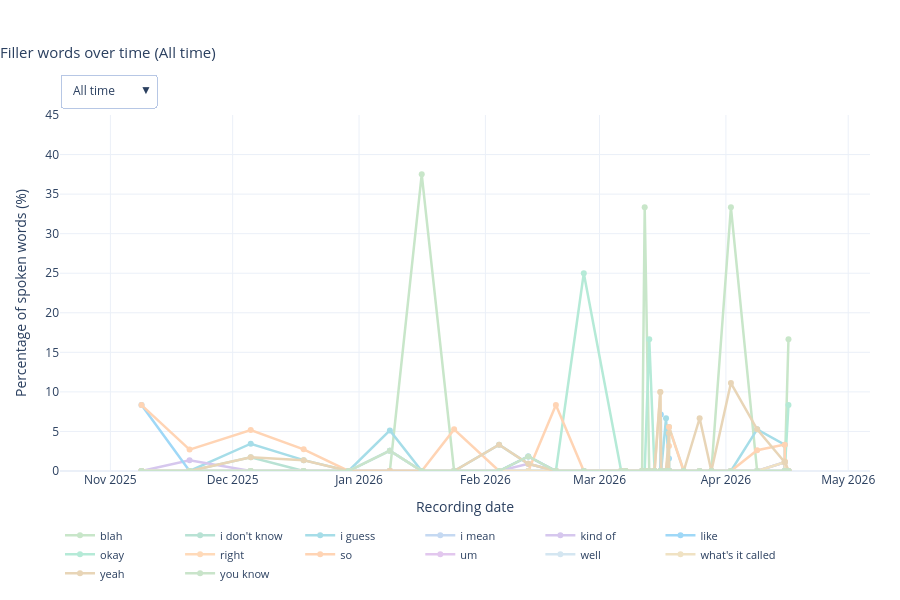

Source (notebook cell):
### Code cell
# Plot 2: Filler words over time as interactive line chart with time frame selector.
import plotly.graph_objects as go
from dateutil.relativedelta import relativedelta
from datetime import timedelta

if not records:
    print('No recordings available to plot.')
else:
    time_ordered_records = sorted(records, key=lambda r: (r['recording_dt'], r['recording_id']))
    today_datetime = datetime.combine(TODAY, datetime.min.time())

    monday_this_week = today_datetime - timedelta(days=today_datetime.weekday())
    sunday_this_week = monday_this_week + timedelta(days=6)
    monday_last_week = monday_this_week - timedelta(days=7)
    sunday_last_week = monday_last_week + timedelta(days=6)

    time_frames = {
        'This week':  ('week',   monday_this_week,                         sunday_this_week),
        'Last week':  ('week',   monday_last_week,                         sunday_last_week),
        'Month':      ('month',  today_datetime.replace(day=1),            today_datetime),
        '6 months':   ('period', today_datetime - relativedelta(months=6), today_datetime),
        'Year':       ('period', today_datetime.replace(month=1, day=1),   today_datetime),
        'All time':   ('all',    None,                                      None),
    }

    XFMT = {
        'This week':  ('%a %d', 86400000),
        'Last week':  ('%a %d', 86400000),
        'Month':      ('%b %d', None),
        '6 months':   ('%b %Y', 'M1'),
        'Year':       ('%b',    'M1'),
        'All time':   ('%b %Y', 'M1'),
    }

    def get_filtered_data(frame_type, start_date, end_date):
        if frame_type == 'all':
            return time_ordered_records
        return [r for r in time_ordered_records if start_date <= r['recording_dt'] <= end_date]

    def xaxis_range(frame_type, start_date, end_date):
        if frame_type == 'all':
            if not time_ordered_records:
                return [None, None]
            dts = [r['recording_dt'] for r in time_ordered_records]
            pad = timedelta(days=20)
            return [(min(dts) - pad).isoformat(), (max(dts) + pad).isoformat()]
        pad = timedelta(days=1)
        return [(start_date - pad).isoformat(), (end_date + pad).isoformat()]

    NO_DATA_ANNOTATION = dict(
        text='No recordings in this timeframe',
        xref='paper', yref='paper',
        x=0.5, y=0.5,
        showarrow=False,
        font=dict(size=17, color='#aaaaaa'),
        xanchor='center', yanchor='middle',
    )

    frame_data = {}
    for frame_name, (frame_type, start_date, end_date) in time_frames.items():
        filtered = get_filtered_data(frame_type, start_date, end_date)
        traces = {}
        max_val = 0.0
        for word in filler_words:
            if filtered:
                dates  = [r['recording_dt'] for r in filtered]
                values = np.array(
                    [100.0 * r['filler_counts'].get(word, 0) / max(r['total_words'], 1)
                     for r in filtered], dtype=float)
                has_data = bool(np.any(values > 0))
                max_val  = max(max_val, float(np.nanmax(values)) if has_data else 0.0)
            else:
                dates, values, has_data = [], np.array([]), False
            traces[word] = {'dates': dates, 'values': values, 'has_data': has_data}
        frame_data[frame_name] = {
            'traces':  traces,
            'y_max':   max(5.0, max_val * 1.2),
            'empty':   len(filtered) == 0,
            'x_range': xaxis_range(frame_type, start_date, end_date),
        }

    default_frame = 'All time'
    default_data  = frame_data[default_frame]

    fig = go.Figure()
    for word in filler_words:
        td = default_data['traces'][word]
        fig.add_trace(go.Scatter(
            x=td['dates'], y=td['values'],
            name=word, mode='lines+markers',
            visible=td['has_data'],
            line=dict(color=word_colors[word], width=2.5),
            marker=dict(size=6),
            hovertemplate='<b>%{x|%b %d, %Y}</b><br>' + word + ': %{y:.2f}%<extra></extra>',
        ))

    timeframe_buttons = []
    for frame_name, (frame_type, start_date, end_date) in time_frames.items():
        fdata = frame_data[frame_name]
        fmt, dtick = XFMT[frame_name]
        new_x       = [fdata['traces'][w]['dates']    for w in filler_words]
        new_y       = [fdata['traces'][w]['values']   for w in filler_words]
        new_visible = [fdata['traces'][w]['has_data'] for w in filler_words]
        layout_update = {
            'title.text':       f'Filler words over time ({frame_name})',
            'xaxis.tickformat': fmt,
            'xaxis.range':      fdata['x_range'],
            'yaxis.range':      [0, fdata['y_max']],
        }
        if dtick is not None:
            layout_update['xaxis.dtick'] = dtick
        else:
            layout_update['xaxis.dtick'] = None
        layout_update['annotations'] = [NO_DATA_ANNOTATION] if fdata['empty'] else []
        timeframe_buttons.append({
            'label': frame_name, 'method': 'update',
            'args': [{'x': new_x, 'y': new_y, 'visible': new_visible}, layout_update],
        })

    default_fmt, default_dtick = XFMT[default_frame]

    fig.update_layout(
        title=dict(text=f'Filler words over time ({default_frame})',
                   x=0.0, xanchor='left', font=dict(size=15)),
        xaxis=dict(title='Recording date', tickformat=default_fmt,
                   dtick=default_dtick, range=default_data['x_range']),
        yaxis=dict(title='Percentage of spoken words (%)', range=[0, default_data['y_max']]),
        template='plotly_white', height=600, hovermode='closest',
        annotations=[] if not default_data['empty'] else [NO_DATA_ANNOTATION],
        legend=dict(orientation='h', yanchor='top', y=-0.14, xanchor='left', x=0, font=dict(size=11)),
        margin=dict(b=110, t=115, l=60, r=30),
        updatemenus=[{
            'buttons': timeframe_buttons, 'active': 5, 'direction': 'down', 'showactive': True,
            'x': 0.0, 'xanchor': 'left', 'y': 1.0, 'yanchor': 'bottom',
            'pad': {'b': 8}, 'bgcolor': 'white', 'bordercolor': '#B7C7E5', 'borderwidth': 1,
        }],
    )
    fig.show()

### Figure 1 — Plotly figure (JSON) as saved in the notebook; plotly's stock layout.template omitted (floating-point values rounded to 4 significant figures; data arrays with more than 128 entries replaced by an {"elided": "..."} marker saying what was removed)
{"data": [{"hovertemplate": "<b>%{x|%b %d, %Y}</b><br>blah: %{y:.2f}%<extra></extra>", "line": {"color": "#C8E6C9", "width": 2.5}, "marker": {"size": 6}, "mode": "lines+markers", "name": "blah", "type": "scatter", "visible": true, "x": ["2025-11-08T15:22:55", "2025-11-20T10:21:43", "2025-12-05T10:20:36", "2025-12-18T09:58:48", "2025-12-29T10:03:11", "2026-01-08T13:32:37", "2026-01-16T09:02:55", "2026-01-24T07:43:31", "2026-02-04T08:37:53", "2026-02-11T12:22:54", "2026-02-18T07:04:36", "2026-02-25T03:17:12", "2026-03-06T07:26:55", "2026-03-07T09:59:50", "2026-03-11T10:33:42", "2026-03-12T01:52:43", "2026-03-13T04:37:51", "2026-03-14T11:58:45", "2026-03-15T21:55:37", "2026-03-16T00:56:19", "2026-03-16T02:34:06", "2026-03-17T07:31:44", "2026-03-18T00:44:47", "2026-03-18T01:06:49", "2026-03-21T15:30:38", "2026-03-25T13:21:29", "2026-03-28T10:22:06", "2026-04-02T05:30:05", "2026-04-08T15:51:49", "2026-04-15T10:22:54", "2026-04-15T10:24:45", "2026-04-16T08:21:40"], "y": [0.0, 0.0, 0.0, 0.0, 0.0, 0.0, 37.5, 0.0, 0.0, 0.0, 0.0, 0.0, 0.0, 0.0, 0.0, 33.33, 0.0, 0.0, 0.0, 0.0, 0.0, 0.0, 0.0, 0.0, 0.0, 0.0, 0.0, 33.33, 0.0, 0.0, 0.0, 16.67]}, {"hovertemplate": "<b>%{x|%b %d, %Y}</b><br>i don't know: %{y:.2f}%<extra></extra>", "line": {"color": "#B8E2D4", "width": 2.5}, "marker": {"size": 6}, "mode": "lines+markers", "name": "i don't know", "type": "scatter", "visible": true, "x": ["2025-11-08T15:22:55", "2025-11-20T10:21:43", "2025-12-05T10:20:36", "2025-12-18T09:58:48", "2025-12-29T10:03:11", "2026-01-08T13:32:37", "2026-01-16T09:02:55", "2026-01-24T07:43:31", "2026-02-04T08:37:53", "2026-02-11T12:22:54", "2026-02-18T07:04:36", "2026-02-25T03:17:12", "2026-03-06T07:26:55", "2026-03-07T09:59:50", "2026-03-11T10:33:42", "2026-03-12T01:52:43", "2026-03-13T04:37:51", "2026-03-14T11:58:45", "2026-03-15T21:55:37", "2026-03-16T00:56:19", "2026-03-16T02:34:06", "2026-03-17T07:31:44", "2026-03-18T00:44:47", "2026-03-18T01:06:49", "2026-03-21T15:30:38", "2026-03-25T13:21:29", "2026-03-28T10:22:06", "2026-04-02T05:30:05", "2026-04-08T15:51:49", "2026-04-15T10:22:54", "2026-04-15T10:24:45", "2026-04-16T08:21:40"], "y": [0.0, 0.0, 1.724, 0.0, 0.0, 0.0, 0.0, 0.0, 0.0, 0.0, 0.0, 0.0, 0.0, 0.0, 0.0, 0.0, 0.0, 0.0, 0.0, 0.0, 0.0, 0.0, 0.0, 0.0, 0.0, 0.0, 0.0, 0.0, 0.0, 0.0, 0.0, 0.0]}, {"hovertemplate": "<b>%{x|%b %d, %Y}</b><br>i guess: %{y:.2f}%<extra></extra>", "line": {"color": "#A6DDE8", "width": 2.5}, "marker": {"size": 6}, "mode": "lines+markers", "name": "i guess", "type": "scatter", "visible": true, "x": ["2025-11-08T15:22:55", "2025-11-20T10:21:43", "2025-12-05T10:20:36", "2025-12-18T09:58:48", "2025-12-29T10:03:11", "2026-01-08T13:32:37", "2026-01-16T09:02:55", "2026-01-24T07:43:31", "2026-02-04T08:37:53", "2026-02-11T12:22:54", "2026-02-18T07:04:36", "2026-02-25T03:17:12", "2026-03-06T07:26:55", "2026-03-07T09:59:50", "2026-03-11T10:33:42", "2026-03-12T01:52:43", "2026-03-13T04:37:51", "2026-03-14T11:58:45", "2026-03-15T21:55:37", "2026-03-16T00:56:19", "2026-03-16T02:34:06", "2026-03-17T07:31:44", "2026-03-18T00:44:47", "2026-03-18T01:06:49", "2026-03-21T15:30:38", "2026-03-25T13:21:29", "2026-03-28T10:22:06", "2026-04-02T05:30:05", "2026-04-08T15:51:49", "2026-04-15T10:22:54", "2026-04-15T10:24:45", "2026-04-16T08:21:40"], "y": [0.0, 0.0, 3.448, 1.37, 0.0, 5.128, 0.0, 0.0, 3.333, 0.9174, 0.0, 0.0, 0.0, 0.0, 0.0, 0.0, 0.0, 0.0, 0.0, 0.0, 0.0, 6.667, 0.0, 0.0, 0.0, 0.0, 0.0, 0.0, 5.263, 3.333, 0.0, 0.0]}, {"hovertemplate": "<b>%{x|%b %d, %Y}</b><br>i mean: %{y:.2f}%<extra></extra>", "line": {"color": "#C5D9F2", "width": 2.5}, "marker": {"size": 6}, "mode": "lines+markers", "name": "i mean", "type": "scatter", "visible": true, "x": ["2025-11-08T15:22:55", "2025-11-20T10:21:43", "2025-12-05T10:20:36", "2025-12-18T09:58:48", "2025-12-29T10:03:11", "2026-01-08T13:32:37", "2026-01-16T09:02:55", "2026-01-24T07:43:31", "2026-02-04T08:37:53", "2026-02-11T12:22:54", "2026-02-18T07:04:36", "2026-02-25T03:17:12", "2026-03-06T07:26:55", "2026-03-07T09:59:50", "2026-03-11T10:33:42", "2026-03-12T01:52:43", "2026-03-13T04:37:51", "2026-03-14T11:58:45", "2026-03-15T21:55:37", "2026-03-16T00:56:19", "2026-03-16T02:34:06", "2026-03-17T07:31:44", "2026-03-18T00:44:47", "2026-03-18T01:06:49", "2026-03-21T15:30:38", "2026-03-25T13:21:29", "2026-03-28T10:22:06", "2026-04-02T05:30:05", "2026-04-08T15:51:49", "2026-04-15T10:22:54", "2026-04-15T10:24:45", "2026-04-16T08:21:40"], "y": [0.0, 0.0, 0.0, 0.0, 0.0, 2.564, 0.0, 0.0, 0.0, 1.835, 0.0, 0.0, 0.0, 0.0, 0.0, 0.0, 0.0, 0.0, 0.0, 0.0, 0.0, 0.0, 0.0, 0.0, 0.0, 0.0, 0.0, 0.0, 0.0, 0.0, 0.0, 0.0]}, {"hovertemplate": "<b>%{x|%b %d, %Y}</b><br>kind of: %{y:.2f}%<extra></extra>", "line": {"color": "#D6C7EE", "width": 2.5}, "marker": {"size": 6}, "mode": "lines+markers", "name": "kind of", "type": "scatter", "visible": true, "x": ["2025-11-08T15:22:55", "2025-11-20T10:21:43", "2025-12-05T10:20:36", "2025-12-18T09:58:48", "2025-12-29T10:03:11", "2026-01-08T13:32:37", "2026-01-16T09:02:55", "2026-01-24T07:43:31", "2026-02-04T08:37:53", "2026-02-11T12:22:54", "2026-02-18T07:04:36", "2026-02-25T03:17:12", "2026-03-06T07:26:55", "2026-03-07T09:59:50", "2026-03-11T10:33:42", "2026-03-12T01:52:43", "2026-03-13T04:37:51", "2026-03-14T11:58:45", "2026-03-15T21:55:37", "2026-03-16T00:56:19", "2026-03-16T02:34:06", "2026-03-17T07:31:44", "2026-03-18T00:44:47", "2026-03-18T01:06:49", "2026-03-21T15:30:38", "2026-03-25T13:21:29", "2026-03-28T10:22:06", "2026-04-02T05:30:05", "2026-04-08T15:51:49", "2026-04-15T10:22:54", "2026-04-15T10:24:45", "2026-04-16T08:21:40"], "y": [0.0, 1.351, 0.0, 0.0, 0.0, 0.0, 0.0, 0.0, 0.0, 0.9174, 0.0, 0.0, 0.0, 0.0, 0.0, 0.0, 0.0, 0.0, 0.0, 0.0, 0.0, 0.0, 0.0, 0.0, 0.0, 0.0, 0.0, 0.0, 0.0, 0.0, 0.0, 0.0]}, {"hovertemplate": "<b>%{x|%b %d, %Y}</b><br>like: %{y:.2f}%<extra></extra>", "line": {"color": "#9FD8F7", "width": 2.5}, "marker": {"size": 6}, "mode": "lines+markers", "name": "like", "type": "scatter", "visible": true, "x": ["2025-11-08T15:22:55", "2025-11-20T10:21:43", "2025-12-05T10:20:36", "2025-12-18T09:58:48", "2025-12-29T10:03:11", "2026-01-08T13:32:37", "2026-01-16T09:02:55", "2026-01-24T07:43:31", "2026-02-04T08:37:53", "2026-02-11T12:22:54", "2026-02-18T07:04:36", "2026-02-25T03:17:12", "2026-03-06T07:26:55", "2026-03-07T09:59:50", "2026-03-11T10:33:42", "2026-03-12T01:52:43", "2026-03-13T04:37:51", "2026-03-14T11:58:45", "2026-03-15T21:55:37", "2026-03-16T00:56:19", "2026-03-16T02:34:06", "2026-03-17T07:31:44", "2026-03-18T00:44:47", "2026-03-18T01:06:49", "2026-03-21T15:30:38", "2026-03-25T13:21:29", "2026-03-28T10:22:06", "2026-04-02T05:30:05", "2026-04-08T15:51:49", "2026-04-15T10:22:54", "2026-04-15T10:24:45", "2026-04-16T08:21:40"], "y": [8.333, 0.0, 0.0, 0.0, 0.0, 0.0, 0.0, 0.0, 0.0, 1.835, 0.0, 0.0, 0.0, 0.0, 0.0, 0.0, 0.0, 0.0, 0.0, 7.143, 0.0, 0.0, 1.587, 0.0, 0.0, 0.0, 0.0, 0.0, 0.0, 1.111, 0.0, 0.0]}, {"hovertemplate": "<b>%{x|%b %d, %Y}</b><br>okay: %{y:.2f}%<extra></extra>", "line": {"color": "#B5EAD7", "width": 2.5}, "marker": {"size": 6}, "mode": "lines+markers", "name": "okay", "type": "scatter", "visible": true, "x": ["2025-11-08T15:22:55", "2025-11-20T10:21:43", "2025-12-05T10:20:36", "2025-12-18T09:58:48", "2025-12-29T10:03:11", "2026-01-08T13:32:37", "2026-01-16T09:02:55", "2026-01-24T07:43:31", "2026-02-04T08:37:53", "2026-02-11T12:22:54", "2026-02-18T07:04:36", "2026-02-25T03:17:12", "2026-03-06T07:26:55", "2026-03-07T09:59:50", "2026-03-11T10:33:42", "2026-03-12T01:52:43", "2026-03-13T04:37:51", "2026-03-14T11:58:45", "2026-03-15T21:55:37", "2026-03-16T00:56:19", "2026-03-16T02:34:06", "2026-03-17T07:31:44", "2026-03-18T00:44:47", "2026-03-18T01:06:49", "2026-03-21T15:30:38", "2026-03-25T13:21:29", "2026-03-28T10:22:06", "2026-04-02T05:30:05", "2026-04-08T15:51:49", "2026-04-15T10:22:54", "2026-04-15T10:24:45", "2026-04-16T08:21:40"], "y": [0.0, 0.0, 0.0, 0.0, 0.0, 2.564, 0.0, 0.0, 0.0, 0.0, 0.0, 25.0, 0.0, 0.0, 0.0, 0.0, 16.67, 0.0, 0.0, 0.0, 0.0, 0.0, 0.0, 5.556, 0.0, 0.0, 0.0, 0.0, 0.0, 0.0, 0.0, 8.333]}, {"hovertemplate": "<b>%{x|%b %d, %Y}</b><br>right: %{y:.2f}%<extra></extra>", "line": {"color": "#FFDAB9", "width": 2.5}, "marker": {"size": 6}, "mode": "lines+markers", "name": "right", "type": "scatter", "visible": true, "x": ["2025-11-08T15:22:55", "2025-11-20T10:21:43", "2025-12-05T10:20:36", "2025-12-18T09:58:48", "2025-12-29T10:03:11", "2026-01-08T13:32:37", "2026-01-16T09:02:55", "2026-01-24T07:43:31", "2026-02-04T08:37:53", "2026-02-11T12:22:54", "2026-02-18T07:04:36", "2026-02-25T03:17:12", "2026-03-06T07:26:55", "2026-03-07T09:59:50", "2026-03-11T10:33:42", "2026-03-12T01:52:43", "2026-03-13T04:37:51", "2026-03-14T11:58:45", "2026-03-15T21:55:37", "2026-03-16T00:56:19", "2026-03-16T02:34:06", "2026-03-17T07:31:44", "2026-03-18T00:44:47", "2026-03-18T01:06:49", "2026-03-21T15:30:38", "2026-03-25T13:21:29", "2026-03-28T10:22:06", "2026-04-02T05:30:05", "2026-04-08T15:51:49", "2026-04-15T10:22:54", "2026-04-15T10:24:45", "2026-04-16T08:21:40"], "y": [0.0, 0.0, 0.0, 0.0, 0.0, 0.0, 0.0, 0.0, 0.0, 0.0, 0.0, 0.0, 0.0, 0.0, 0.0, 0.0, 0.0, 0.0, 10.0, 0.0, 0.0, 0.0, 0.0, 0.0, 0.0, 0.0, 0.0, 0.0, 0.0, 0.0, 0.0, 0.0]}, {"hovertemplate": "<b>%{x|%b %d, %Y}</b><br>so: %{y:.2f}%<extra></extra>", "line": {"color": "#FFD4B4", "width": 2.5}, "marker": {"size": 6}, "mode": "lines+markers", "name": "so", "type": "scatter", "visible": true, "x": ["2025-11-08T15:22:55", "2025-11-20T10:21:43", "2025-12-05T10:20:36", "2025-12-18T09:58:48", "2025-12-29T10:03:11", "2026-01-08T13:32:37", "2026-01-16T09:02:55", "2026-01-24T07:43:31", "2026-02-04T08:37:53", "2026-02-11T12:22:54", "2026-02-18T07:04:36", "2026-02-25T03:17:12", "2026-03-06T07:26:55", "2026-03-07T09:59:50", "2026-03-11T10:33:42", "2026-03-12T01:52:43", "2026-03-13T04:37:51", "2026-03-14T11:58:45", "2026-03-15T21:55:37", "2026-03-16T00:56:19", "2026-03-16T02:34:06", "2026-03-17T07:31:44", "2026-03-18T00:44:47", "2026-03-18T01:06:49", "2026-03-21T15:30:38", "2026-03-25T13:21:29", "2026-03-28T10:22:06", "2026-04-02T05:30:05", "2026-04-08T15:51:49", "2026-04-15T10:22:54", "2026-04-15T10:24:45", "2026-04-16T08:21:40"], "y": [8.333, 2.703, 5.172, 2.74, 0.0, 0.0, 0.0, 5.263, 0.0, 0.0, 8.333, 0.0, 0.0, 0.0, 0.0, 0.0, 0.0, 0.0, 0.0, 0.0, 0.0, 0.0, 3.175, 5.556, 0.0, 0.0, 0.0, 0.0, 2.632, 3.333, 1.19, 0.0]}, {"hovertemplate": "<b>%{x|%b %d, %Y}</b><br>um: %{y:.2f}%<extra></extra>", "line": {"color": "#E2C7EE", "width": 2.5}, "marker": {"size": 6}, "mode": "lines+markers", "name": "um", "type": "scatter", "visible": true, "x": ["2025-11-08T15:22:55", "2025-11-20T10:21:43", "2025-12-05T10:20:36", "2025-12-18T09:58:48", "2025-12-29T10:03:11", "2026-01-08T13:32:37", "2026-01-16T09:02:55", "2026-01-24T07:43:31", "2026-02-04T08:37:53", "2026-02-11T12:22:54", "2026-02-18T07:04:36", "2026-02-25T03:17:12", "2026-03-06T07:26:55", "2026-03-07T09:59:50", "2026-03-11T10:33:42", "2026-03-12T01:52:43", "2026-03-13T04:37:51", "2026-03-14T11:58:45", "2026-03-15T21:55:37", "2026-03-16T00:56:19", "2026-03-16T02:34:06", "2026-03-17T07:31:44", "2026-03-18T00:44:47", "2026-03-18T01:06:49", "2026-03-21T15:30:38", "2026-03-25T13:21:29", "2026-03-28T10:22:06", "2026-04-02T05:30:05", "2026-04-08T15:51:49", "2026-04-15T10:22:54", "2026-04-15T10:24:45", "2026-04-16T08:21:40"], "y": [0.0, 0.0, 0.0, 0.0, 0.0, 0.0, 0.0, 0.0, 0.0, 0.0, 0.0, 0.0, 0.0, 0.0, 0.0, 0.0, 0.0, 0.0, 0.0, 0.0, 0.0, 0.0, 0.0, 0.0, 0.0, 0.0, 0.0, 0.0, 0.0, 1.111, 0.0, 0.0]}, {"hovertemplate": "<b>%{x|%b %d, %Y}</b><br>well: %{y:.2f}%<extra></extra>", "line": {"color": "#D4E6F1", "width": 2.5}, "marker": {"size": 6}, "mode": "lines+markers", "name": "well", "type": "scatter", "visible": true, "x": ["2025-11-08T15:22:55", "2025-11-20T10:21:43", "2025-12-05T10:20:36", "2025-12-18T09:58:48", "2025-12-29T10:03:11", "2026-01-08T13:32:37", "2026-01-16T09:02:55", "2026-01-24T07:43:31", "2026-02-04T08:37:53", "2026-02-11T12:22:54", "2026-02-18T07:04:36", "2026-02-25T03:17:12", "2026-03-06T07:26:55", "2026-03-07T09:59:50", "2026-03-11T10:33:42", "2026-03-12T01:52:43", "2026-03-13T04:37:51", "2026-03-14T11:58:45", "2026-03-15T21:55:37", "2026-03-16T00:56:19", "2026-03-16T02:34:06", "2026-03-17T07:31:44", "2026-03-18T00:44:47", "2026-03-18T01:06:49", "2026-03-21T15:30:38", "2026-03-25T13:21:29", "2026-03-28T10:22:06", "2026-04-02T05:30:05", "2026-04-08T15:51:49", "2026-04-15T10:22:54", "2026-04-15T10:24:45", "2026-04-16T08:21:40"], "y": [0.0, 0.0, 0.0, 0.0, 0.0, 2.564, 0.0, 0.0, 0.0, 0.0, 0.0, 0.0, 0.0, 0.0, 0.0, 0.0, 0.0, 0.0, 0.0, 0.0, 0.0, 0.0, 0.0, 0.0, 0.0, 0.0, 0.0, 0.0, 0.0, 0.0, 0.0, 0.0]}, {"hovertemplate": "<b>%{x|%b %d, %Y}</b><br>what's it called: %{y:.2f}%<extra></extra>", "line": {"color": "#F0E2C3", "width": 2.5}, "marker": {"size": 6}, "mode": "lines+markers", "name": "what's it called", "type": "scatter", "visible": true, "x": ["2025-11-08T15:22:55", "2025-11-20T10:21:43", "2025-12-05T10:20:36", "2025-12-18T09:58:48", "2025-12-29T10:03:11", "2026-01-08T13:32:37", "2026-01-16T09:02:55", "2026-01-24T07:43:31", "2026-02-04T08:37:53", "2026-02-11T12:22:54", "2026-02-18T07:04:36", "2026-02-25T03:17:12", "2026-03-06T07:26:55", "2026-03-07T09:59:50", "2026-03-11T10:33:42", "2026-03-12T01:52:43", "2026-03-13T04:37:51", "2026-03-14T11:58:45", "2026-03-15T21:55:37", "2026-03-16T00:56:19", "2026-03-16T02:34:06", "2026-03-17T07:31:44", "2026-03-18T00:44:47", "2026-03-18T01:06:49", "2026-03-21T15:30:38", "2026-03-25T13:21:29", "2026-03-28T10:22:06", "2026-04-02T05:30:05", "2026-04-08T15:51:49", "2026-04-15T10:22:54", "2026-04-15T10:24:45", "2026-04-16T08:21:40"], "y": [0.0, 0.0, 0.0, 0.0, 0.0, 0.0, 0.0, 0.0, 0.0, 0.0, 0.0, 0.0, 0.0, 0.0, 0.0, 0.0, 0.0, 0.0, 0.0, 0.0, 0.0, 0.0, 0.0, 0.0, 0.0, 0.0, 0.0, 0.0, 0.0, 1.111, 0.0, 0.0]}, {"hovertemplate": "<b>%{x|%b %d, %Y}</b><br>yeah: %{y:.2f}%<extra></extra>", "line": {"color": "#E8D5B7", "width": 2.5}, "marker": {"size": 6}, "mode": "lines+markers", "name": "yeah", "type": "scatter", "visible": true, "x": ["2025-11-08T15:22:55", "2025-11-20T10:21:43", "2025-12-05T10:20:36", "2025-12-18T09:58:48", "2025-12-29T10:03:11", "2026-01-08T13:32:37", "2026-01-16T09:02:55", "2026-01-24T07:43:31", "2026-02-04T08:37:53", "2026-02-11T12:22:54", "2026-02-18T07:04:36", "2026-02-25T03:17:12", "2026-03-06T07:26:55", "2026-03-07T09:59:50", "2026-03-11T10:33:42", "2026-03-12T01:52:43", "2026-03-13T04:37:51", "2026-03-14T11:58:45", "2026-03-15T21:55:37", "2026-03-16T00:56:19", "2026-03-16T02:34:06", "2026-03-17T07:31:44", "2026-03-18T00:44:47", "2026-03-18T01:06:49", "2026-03-21T15:30:38", "2026-03-25T13:21:29", "2026-03-28T10:22:06", "2026-04-02T05:30:05", "2026-04-08T15:51:49", "2026-04-15T10:22:54", "2026-04-15T10:24:45", "2026-04-16T08:21:40"], "y": [0.0, 0.0, 1.724, 1.37, 0.0, 0.0, 0.0, 0.0, 3.333, 0.9174, 0.0, 0.0, 0.0, 0.0, 0.0, 0.0, 0.0, 0.0, 10.0, 0.0, 0.0, 0.0, 4.762, 0.0, 0.0, 6.667, 0.0, 11.11, 5.263, 1.111, 1.19, 0.0]}, {"hovertemplate": "<b>%{x|%b %d, %Y}</b><br>you know: %{y:.2f}%<extra></extra>", "line": {"color": "#C9E4CA", "width": 2.5}, "marker": {"size": 6}, "mode": "lines+markers", "name": "you know", "type": "scatter", "visible": true, "x": ["2025-11-08T15:22:55", "2025-11-20T10:21:43", "2025-12-05T10:20:36", "2025-12-18T09:58:48", "2025-12-29T10:03:11", "2026-01-08T13:32:37", "2026-01-16T09:02:55", "2026-01-24T07:43:31", "2026-02-04T08:37:53", "2026-02-11T12:22:54", "2026-02-18T07:04:36", "2026-02-25T03:17:12", "2026-03-06T07:26:55", "2026-03-07T09:59:50", "2026-03-11T10:33:42", "2026-03-12T01:52:43", "2026-03-13T04:37:51", "2026-03-14T11:58:45", "2026-03-15T21:55:37", "2026-03-16T00:56:19", "2026-03-16T02:34:06", "2026-03-17T07:31:44", "2026-03-18T00:44:47", "2026-03-18T01:06:49", "2026-03-21T15:30:38", "2026-03-25T13:21:29", "2026-03-28T10:22:06", "2026-04-02T05:30:05", "2026-04-08T15:51:49", "2026-04-15T10:22:54", "2026-04-15T10:24:45", "2026-04-16T08:21:40"], "y": [0.0, 0.0, 0.0, 0.0, 0.0, 2.564, 0.0, 0.0, 0.0, 1.835, 0.0, 0.0, 0.0, 0.0, 0.0, 0.0, 0.0, 0.0, 0.0, 0.0, 0.0, 0.0, 0.0, 0.0, 0.0, 0.0, 0.0, 0.0, 0.0, 0.0, 0.0, 0.0]}], "layout": {"height": 600, "hovermode": "closest", "legend": {"font": {"size": 11}, "orientation": "h", "x": 0, "xanchor": "left", "y": -0.14, "yanchor": "top"}, "margin": {"b": 110, "l": 60, "r": 30, "t": 115}, "title": {"font": {"size": 15}, "text": "Filler words over time (All time)", "x": 0, "xanchor": "left"}, "updatemenus": [{"active": 5, "bgcolor": "white", "bordercolor": "#B7C7E5", "borderwidth": 1, "buttons": [{"args": [{"visible": [false, false, false, false, false, false, false, false, false, false, false, false, false, false], "x": [[], [], [], [], [], [], [], [], [], [], [], [], [], []], "y": [[], [], [], [], [], [], [], [], [], [], [], [], [], []]}, {"annotations": [{"font": {"color": "#aaaaaa", "size": 17}, "showarrow": false, "text": "No recordings in this timeframe", "x": 0.5, "xanchor": "center", "xref": "paper", "y": 0.5, "yanchor": "middle", "yref": "paper"}], "title.text": "Filler words over time (This week)", "xaxis.dtick": 86400000, "xaxis.range": ["2026-04-26T00:00:00", "2026-05-04T00:00:00"], "xaxis.tickformat": "%a %d", "yaxis.range": [0, 5]}], "label": "This week", "method": "update"}, {"args": [{"visible": [false, false, false, false, false, false, false, false, false, false, false, false, false, false], "x": [[], [], [], [], [], [], [], [], [], [], [], [], [], []], "y": [[], [], [], [], [], [], [], [], [], [], [], [], [], []]}, {"annotations": [{"font": {"color": "#aaaaaa", "size": 17}, "showarrow": false, "text": "No recordings in this timeframe", "x": 0.5, "xanchor": "center", "xref": "paper", "y": 0.5, "yanchor": "middle", "yref": "paper"}], "title.text": "Filler words over time (Last week)", "xaxis.dtick": 86400000, "xaxis.range": ["2026-04-19T00:00:00", "2026-04-27T00:00:00"], "xaxis.tickformat": "%a %d", "yaxis.range": [0, 5]}], "label": "Last week", "method": "update"}, {"args": [{"visible": [true, false, true, false, false, true, true, false, true, true, false, true, true, false], "x": [["2026-04-02T05:30:05", "2026-04-08T15:51:49", "2026-04-15T10:22:54", "2026-04-15T10:24:45", "2026-04-16T08:21:40"], ["2026-04-02T05:30:05", "2026-04-08T15:51:49", "2026-04-15T10:22:54", "2026-04-15T10:24:45", "2026-04-16T08:21:40"], ["2026-04-02T05:30:05", "2026-04-08T15:51:49", "2026-04-15T10:22:54", "2026-04-15T10:24:45", "2026-04-16T08:21:40"], ["2026-04-02T05:30:05", "2026-04-08T15:51:49", "2026-04-15T10:22:54", "2026-04-15T10:24:45", "2026-04-16T08:21:40"], ["2026-04-02T05:30:05", "2026-04-08T15:51:49", "2026-04-15T10:22:54", "2026-04-15T10:24:45", "2026-04-16T08:21:40"], ["2026-04-02T05:30:05", "2026-04-08T15:51:49", "2026-04-15T10:22:54", "2026-04-15T10:24:45", "2026-04-16T08:21:40"], ["2026-04-02T05:30:05", "2026-04-08T15:51:49", "2026-04-15T10:22:54", "2026-04-15T10:24:45", "2026-04-16T08:21:40"], ["2026-04-02T05:30:05", "2026-04-08T15:51:49", "2026-04-15T10:22:54", "2026-04-15T10:24:45", "2026-04-16T08:21:40"], ["2026-04-02T05:30:05", "2026-04-08T15:51:49", "2026-04-15T10:22:54", "2026-04-15T10:24:45", "2026-04-16T08:21:40"], ["2026-04-02T05:30:05", "2026-04-08T15:51:49", "2026-04-15T10:22:54", "2026-04-15T10:24:45", "2026-04-16T08:21:40"], ["2026-04-02T05:30:05", "2026-04-08T15:51:49", "2026-04-15T10:22:54", "2026-04-15T10:24:45", "2026-04-16T08:21:40"], ["2026-04-02T05:30:05", "2026-04-08T15:51:49", "2026-04-15T10:22:54", "2026-04-15T10:24:45", "2026-04-16T08:21:40"], ["2026-04-02T05:30:05", "2026-04-08T15:51:49", "2026-04-15T10:22:54", "2026-04-15T10:24:45", "2026-04-16T08:21:40"], ["2026-04-02T05:30:05", "2026-04-08T15:51:49", "2026-04-15T10:22:54", "2026-04-15T10:24:45", "2026-04-16T08:21:40"]], "y": [[33.33, 0, 0, 0, 16.67], [0, 0, 0, 0, 0], [0, 5.263, 3.333, 0, 0], [0, 0, 0, 0, 0], [0, 0, 0, 0, 0], [0, 0, 1.111, 0, 0], [0, 0, 0, 0, 8.333], [0, 0, 0, 0, 0], [0, 2.632, 3.333, 1.19, 0], [0, 0, 1.111, 0, 0], [0, 0, 0, 0, 0], [0, 0, 1.111, 0, 0], [11.11, 5.263, 1.111, 1.19, 0], [0, 0, 0, 0, 0]]}, {"annotations": [], "title.text": "Filler words over time (Month)", "xaxis.dtick": null, "xaxis.range": ["2026-03-31T00:00:00", "2026-04-30T00:00:00"], "xaxis.tickformat": "%b %d", "yaxis.range": [0, 40]}], "label": "Month", "method": "update"}, {"args": [{"visible": [true, true, true, true, true, true, true, true, true, true, true, true, true, true], "x": {"elided": "14x32 str values"}, "y": {"elided": "14x32 float values"}}, {"annotations": [], "title.text": "Filler words over time (6 months)", "xaxis.dtick": "M1", "xaxis.range": ["2025-10-28T00:00:00", "2026-04-30T00:00:00"], "xaxis.tickformat": "%b %Y", "yaxis.range": [0, 45]}], "label": "6 months", "method": "update"}, {"args": [{"visible": [true, false, true, true, true, true, true, true, true, true, true, true, true, true], "x": {"elided": "14x27 str values"}, "y": {"elided": "14x27 float values"}}, {"annotations": [], "title.text": "Filler words over time (Year)", "xaxis.dtick": "M1", "xaxis.range": ["2025-12-31T00:00:00", "2026-04-30T00:00:00"], "xaxis.tickformat": "%b", "yaxis.range": [0, 45]}], "label": "Year", "method": "update"}, {"args": [{"visible": [true, true, true, true, true, true, true, true, true, true, true, true, true, true], "x": {"elided": "14x32 str values"}, "y": {"elided": "14x32 float values"}}, {"annotations": [], "title.text": "Filler words over time (All time)", "xaxis.dtick": "M1", "xaxis.range": ["2025-10-19T15:22:55", "2026-05-06T08:21:40"], "xaxis.tickformat": "%b %Y", "yaxis.range": [0, 45]}], "label": "All time", "method": "update"}], "direction": "down", "pad": {"b": 8}, "showactive": true, "x": 0, "xanchor": "left", "y": 1, "yanchor": "bottom"}], "xaxis": {"dtick": "M1", "range": ["2025-10-19T15:22:55", "2026-05-06T08:21:40"], "tickformat": "%b %Y", "title": {"text": "Recording date"}}, "yaxis": {"range": [0, 45], "title": {"text": "Percentage of spoken words (%)"}}}}
